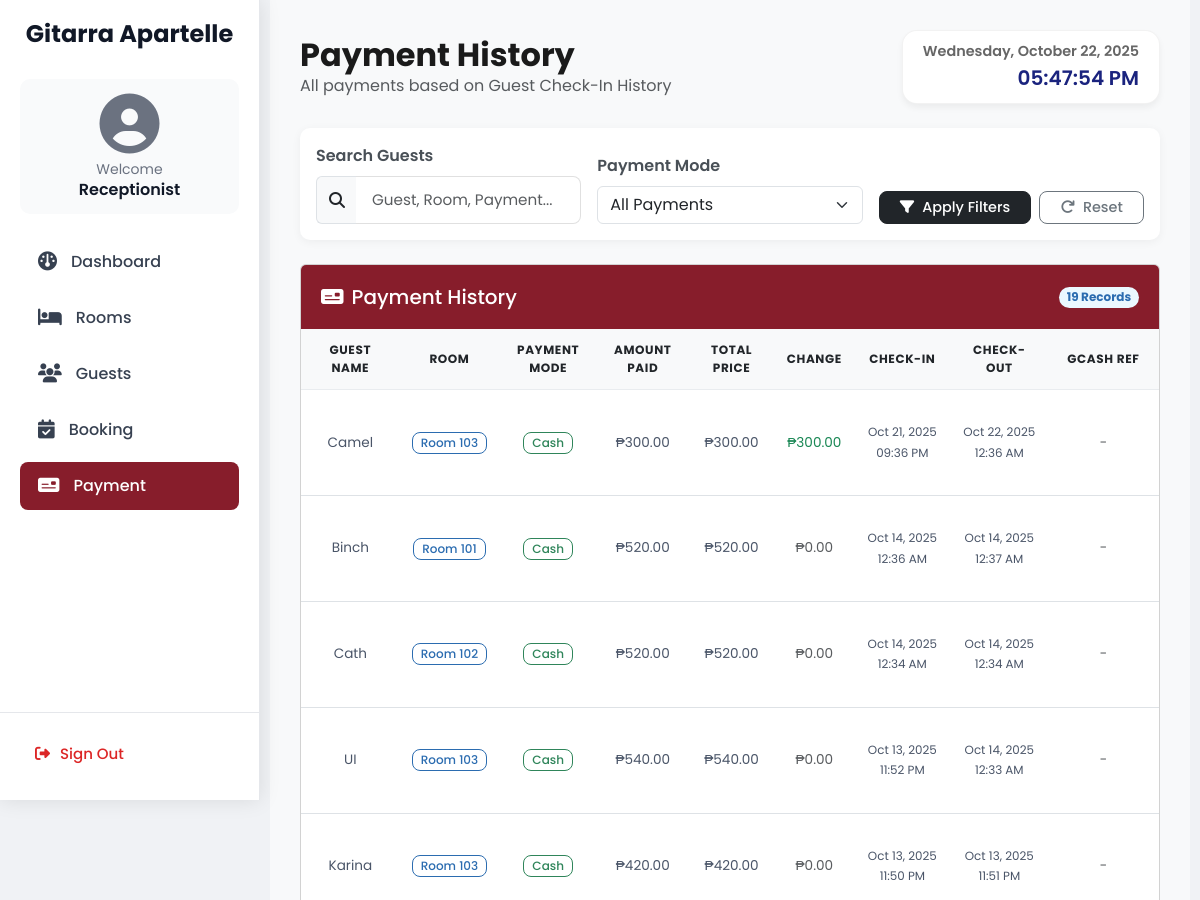
The page /receptionist-payment.php (upper part) on the database as committed earlier.
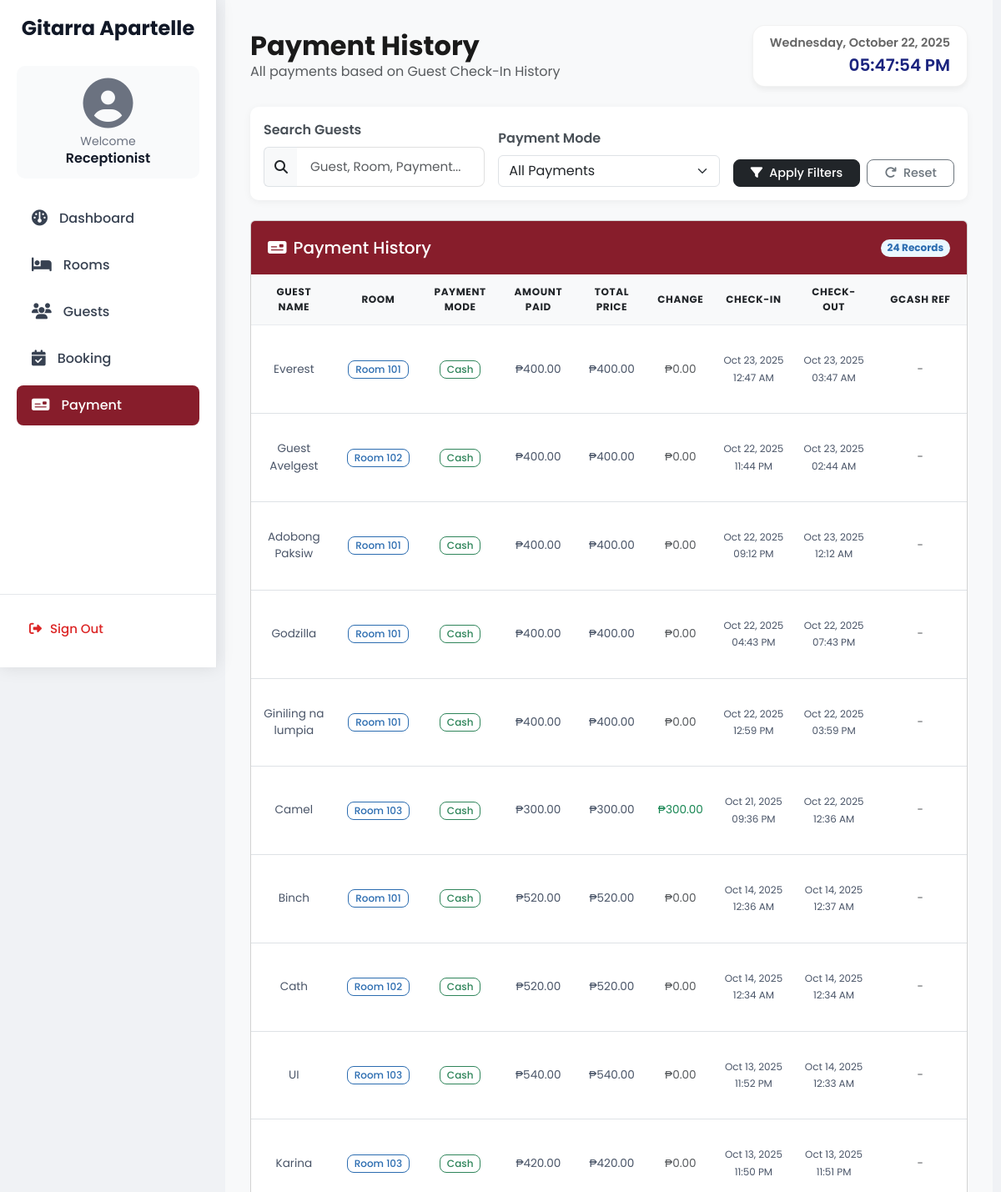
The same page on the database as committed later.
### tables this page shows
CREATE TABLE `checkins` (
  `id` int NOT NULL,
  `guest_name` varchar(100) NOT NULL,
  `address` varchar(255) NOT NULL,
  `telephone` varchar(15) NOT NULL,
  `room_number` int NOT NULL,
  `room_type` varchar(50) NOT NULL,
  `stay_duration` int NOT NULL,
  `total_price` decimal(10,2) NOT NULL,
  `amount_paid` decimal(10,2) NOT NULL,
  `change_amount` decimal(10,2) NOT NULL,
  `payment_mode` enum('cash','gcash') NOT NULL,
  `check_in_date` datetime NOT NULL,
  `check_out_date` datetime NOT NULL,
  `status` enum('scheduled','checked_in','checked_out') DEFAULT 'scheduled',
  `gcash_reference` varchar(100) DEFAULT NULL,
  `receptionist_id` int DEFAULT NULL
);

### receptionist-payment.php (the view, shortened to what this page needs)
<?php
require_once 'database.php';
$search = isset($_GET['search']) ? trim($conn->real_escape_string($_GET['search'])) : '';
$filter = isset($_GET['filter']) ? $_GET['filter'] : 'all';
$sql = "SELECT
    id,
    guest_name,
    room_number,
    room_type,
    payment_mode,
    amount_paid,
    total_price,
    change_amount,
    check_in_date,
    check_out_date,
    gcash_reference
FROM checkins WHERE 1=1";
$sql .= " ORDER BY check_in_date DESC";
$result = $conn->query($sql);
?>
<!DOCTYPE html>
<html lang="en">
<head>
    <link href="https://cdn.jsdelivr.net/npm/bootstrap@5.3.0/dist/css/bootstrap.min.css" rel="stylesheet">
    <link rel="stylesheet" href="https://cdnjs.cloudflare.com/ajax/libs/font-awesome/6.4.2/css/all.min.css">
    <link href="https://cdn.datatables.net/1.11.5/css/dataTables.bootstrap5.min.css" rel="stylesheet">
    <link href="style.css" rel="stylesheet">
</head>
<body>
<div class="sidebar" id="sidebar">
  <h4>Gitarra Apartelle</h4>
  <div class="user-info">
    <i class="fa-solid fa-user-circle"></i>
    <p>Welcome</p>
    <h6>Receptionist</h6>
  </div>
  <div class="nav-links">
    <a href="receptionist-dash.php"><i class="fa-solid fa-gauge"></i> Dashboard</a>
    <a href="receptionist-room.php"><i class="fa-solid fa-bed"></i> Rooms</a>
    <a href="receptionist-guest.php"><i class="fa-solid fa-users"></i> Guests</a>
    <a href="receptionist-booking.php"><i class="fa-solid fa-calendar-check"></i> Booking</a>
    <a href="receptionist-payment.php" class="active"><i class="fa-solid fa-money-check"></i> Payment</a>
  </div>
  <div class="signout">
    <a href="signin.php"><i class="fa-solid fa-right-from-bracket"></i> Sign Out</a>
  </div>
</div>
  <div class="content">
    <div class="d-flex justify-content-between align-items-center mb-4">
        <div>
            <h2 class="fw-bold mb-0">Payment History</h2>
            <p class="text-muted mb-0">All payments based on Guest Check-In History</p>
        </div>
        <div class="clock-box text-end text-dark">
            <div id="currentDate" class="fw-semibold"></div>
            <div id="currentTime" class="fs-5"></div>
        </div>
    </div>
<div class="search-filter-container mb-4 no-print">
  <form method="get" class="row g-3 align-items-end">
    <div class="col-md-4">
      <label for="searchInput" class="form-label">Search Guests</label>
      <div class="input-group">
        <span class="input-group-text"><i class="fas fa-search"></i></span>
        <input
          type="text"
          name="search"
          id="searchInput"
          class="form-control"
          placeholder="Guest, Room, Payment..."
          value="<?= htmlspecialchars($search) ?>"
        >
      </div>
    </div>
    <div class="col-md-4">
      <label for="filterSelect" class="form-label">Payment Mode</label>
      <select
        name="filter"
        id="filterSelect"
        class="form-select"
        onchange="this.form.submit()"
      >
        <option value="all" <?= $filter === 'all' ? 'selected' : '' ?>>All Payments</option>
      </select>
    </div>
    <div class="col-md-4 d-flex">
      <button type="submit" class="btn btn-dark me-2 flex-grow-1">
        <i class="fas fa-filter me-2"></i>Apply Filters
      </button>
      <a href="receptionist-payment.php" class="btn btn-outline-secondary flex-grow-1">
        <i class="fas fa-redo me-2"></i>Reset
      </a>
    </div>
  </form>
</div>
<div class="card mb-4">
  <div class="card-header text-white d-flex justify-content-between align-items-center" style="background-color: #871D2B;">
    <h5 class="mb-0"><i class="fas fa-money-check me-2"></i>Payment History</h5>
    <span class="badge bg-blue-100 text-blue-800 border-blue-200 rounded-pill">
      <?= $result->num_rows ?> Records
    </span>
  </div>
  <div class="card-body p-0">
    <?php if ($result->num_rows > 0): ?>
      <div class="table-responsive">
        <table id="paymentTable" class="table table-hover mb-0">
          <thead>
            <tr>
              <th>Guest Name</th>
              <th>Room</th>
              <th>Payment Mode</th>
              <th>Amount Paid</th>
              <th>Total Price</th>
              <th>Change</th>
              <th>Check-In</th>
              <th>Check-Out</th>
              <th>GCash Ref</th>
            </tr>
          </thead>
          <tbody>
            <?php while ($row = $result->fetch_assoc()): ?>
              <tr>
                <td><?= htmlspecialchars($row['guest_name']) ?></td>
                <td>
                  <span class="badge bg-info-100 text-info-800 border-info-200">
                    Room <?= htmlspecialchars($row['room_number']) ?>
                  </span><br>
                </td>
                <td>
                  <?php if (strtolower($row['payment_mode']) === 'cash'): ?>
                    <span class="badge bg-green-100 text-green-800 border-green-200">
                      <?= ucfirst($row['payment_mode']) ?>
                    </span>
                  <?php else: ?>
                    <span class="badge bg-blue-100 text-blue-800 border-blue-200">
                      <?= ucfirst($row['payment_mode']) ?>
                    </span>
                  <?php endif; ?>
                </td>
                <td>₱<?= number_format($row['amount_paid'], 2) ?></td>
                <td>₱<?= number_format($row['total_price'], 2) ?></td>
                <td>
                  <?php if ($row['change_amount'] > 0): ?>
                    <span class="text-success">₱<?= number_format($row['change_amount'], 2) ?></span>
                  <?php else: ?>
                    <span class="text-muted">₱0.00</span>
                  <?php endif; ?>
                </td>
                <td><small><?= date('M d, Y h:i A', strtotime($row['check_in_date'])) ?></small></td>
                <td><small><?= date('M d, Y h:i A', strtotime($row['check_out_date'])) ?></small></td>
                <td>
                  <?php if (!empty($row['gcash_reference'])): ?>
                    <span class="badge bg-amber-100 text-amber-800 border-amber-200">
                      <?= htmlspecialchars($row['gcash_reference']) ?>
                    </span>
                  <?php else: ?>
                    <span class="text-muted">-</span>
                  <?php endif; ?>
                </td>
              </tr>
            <?php endwhile; ?>
          </tbody>
        </table>
      </div>
    <?php endif; ?>
  </div>
</div>
</body>
</html>

### style.css (style rules this page uses)
body { display: flex; background: #f0f2f5; font-family: 'Poppins', sans-serif; color: #1a1a1a; }
.sidebar { width: 280px; height: 100vh; background: linear-gradient(180deg, #222222, #0f0f0f); color: white; position: fixed; padding-top: 20px; transition: all 0.3s ease-in-out; box-shadow: 0 0 20px rgba(0, 0, 0, 0.1); z-index: 1000; }
.sidebar .user-info { text-align: center; margin-bottom: 20px; }
.sidebar .user-info i { font-size: 60px; animation: fadeIn 1s ease-in-out; }
.sidebar a { color: rgba(255, 255, 255, 0.8); text-decoration: none; padding: 15px 25px; display: flex; align-items: center; gap: 12px; transition: all 0.3s ease-in-out; border-radius: 0 30px 30px 0; margin: 5px 0; font-weight: 500; }
.sidebar a.active { background: rgba(255, 255, 255, 0.2); color: white; }
.content { margin-left: 280px; padding: 30px; width: calc(100% - 280px); transition: all 0.3s ease-in-out; min-height: 100vh; background: #f8f9fa; }
.content { margin-left: 260px; padding: 20px; }
.card-header { border-bottom: none; padding: 1.25rem; }
.card-body { padding: 1.5rem; }
.card { transition: all 0.3s ease; }
.form-control { border: 1px solid #e0e0e0; padding: 0.75rem 1rem; font-size: 0.9rem; border-radius: 8px; transition: all 0.3s ease; }
.form-label { font-weight: 500; color: #444; margin-bottom: 0.5rem; }
.clock-box { padding: 10px 20px; background-color: white; border-radius: 15px; box-shadow: 0 4px 6px rgba(0,0,0,0.05); border: 1px solid rgba(0,0,0,0.05); }
#currentDate { font-size: 0.9rem; color: #666; }
#currentTime { font-size: 1.2rem; font-weight: 600; color: #1a237e; }
.table th, .table td { text-align: center; vertical-align: middle; }
.btn { font-size: 0.9rem; padding: 5px 10px; }

### receptionist-payment.php (style rules this page uses)
.sidebar { width: 260px; height: 100vh; background: #fff; border-right: 1px solid #e5e7eb; position: fixed; top: 0; left: 0; display: flex; flex-direction: column; padding: 20px 0; font-family: 'Poppins', sans-serif; }
.sidebar h4 { text-align: center; font-weight: 700; color: #111827; margin-bottom: 30px; }
.user-info { text-align: center; background: #f9fafb; border-radius: 10px; padding: 15px; margin: 0 20px 25px 20px; }
.user-info i { font-size: 40px; color: #6b7280; margin-bottom: 5px; }
.user-info p { margin: 0; font-size: 14px; color: #6b7280; }
.user-info h6 { margin: 0; font-weight: 600; color: #111827; }
.nav-links { flex-grow: 1; display: flex; flex-direction: column; padding: 0 10px; }
.nav-links a { display: flex; align-items: center; gap: 14px; font-size: 16px; font-weight: 500; color: #374151; text-decoration: none; padding: 12px 18px; border-radius: 8px; margin: 4px 10px; transition: all 0.2s ease; }
.nav-links a i { font-size: 19px; color: #374151; transition: color 0.2s ease; }
.nav-links a.active { background: #871D2B; color: #fff; }
.nav-links a.active i { color: #fff; }
.signout { border-top: 1px solid #e5e7eb; padding: 15px 20px 0; }
.signout a { display: flex; align-items: center; gap: 10px; color: #dc2626; text-decoration: none; font-weight: 500; font-size: 15px; padding: 10px 15px; border-radius: 8px; transition: all 0.2s ease; }
.content { margin-left: 270px; padding: 30px; max-width: 1400px; }
.search-filter-container { background-color: #fff; border-radius: 10px; padding: 1rem; box-shadow: 0 2px 10px rgba(0, 0, 0, 0.05); }
.search-filter-container .form-label { font-weight: 600; color: #495057; }
.search-filter-container .input-group-text { background-color: #f8f9fa; border-right: none; }
.search-filter-container .form-control { border-left: none; font-size: 0.95rem; }
.search-filter-container .btn { border-radius: 8px; font-weight: 500; transition: all 0.2s ease; }
.table thead th { background-color: #f8f9fa; border-bottom: 1px solid #e9ecef; padding: 0.75rem; font-size: 0.75rem; letter-spacing: 0.05em; text-transform: uppercase; }
.table td { padding: 2rem 0.75rem; vertical-align: middle; font-size: 0.85rem; color: #4a5568; }
.table .badge { padding: 0.25rem 0.5rem; font-size: 0.75rem; font-weight: 500; border: 1px solid; border-radius: 0.5rem; background-color: #fff; transition: all 0.2s ease; }
.bg-blue-100 { background-color: #ebf8ff; }
.text-blue-800 { color: #2b6cb0; }
.border-blue-200 { border-color: #bee3f8; }
.bg-info-100 { background-color: #e6f7ff; }
.text-info-800 { color: #2b6cb0; }
.border-info-200 { border-color: #bee3f8; }
.bg-green-100 { background-color: #f0fff4; }
.text-green-800 { color: #2f855a; }
.border-green-200 { border-color: #c6f6d5; }

Rows that differ between the two databases and show on the page:
added checkins: guest_name "Everest", room_number "101", payment_mode "Cash", amount_paid "400.00", total_price "400.00", change_amount "₱0.00", check_in_date "Oct 23, 2025 12:47 AM", check_out_date "Oct 23, 2025 03:47 AM"
added checkins: guest_name "Guest Avelgest", room_number "102", payment_mode "Cash", amount_paid "400.00", total_price "400.00", change_amount "₱0.00", check_in_date "Oct 22, 2025 11:44 PM", check_out_date "Oct 23, 2025 02:44 AM"
added checkins: guest_name "Adobong Paksiw", room_number "101", payment_mode "Cash", amount_paid "400.00", total_price "400.00", change_amount "₱0.00", check_in_date "Oct 22, 2025 09:12 PM", check_out_date "Oct 23, 2025 12:12 AM"
added checkins: guest_name "Godzilla", room_number "101", payment_mode "Cash", amount_paid "400.00", total_price "400.00", change_amount "₱0.00", check_in_date "Oct 22, 2025 04:43 PM", check_out_date "Oct 22, 2025 07:43 PM"
added checkins: guest_name "Giniling na lumpia", room_number "101", payment_mode "Cash", amount_paid "400.00", total_price "400.00", change_amount "₱0.00", check_in_date "Oct 22, 2025 12:59 PM", check_out_date "Oct 22, 2025 03:59 PM"
Other text that changed with them:
$result->num_rows: "19" → "24"
